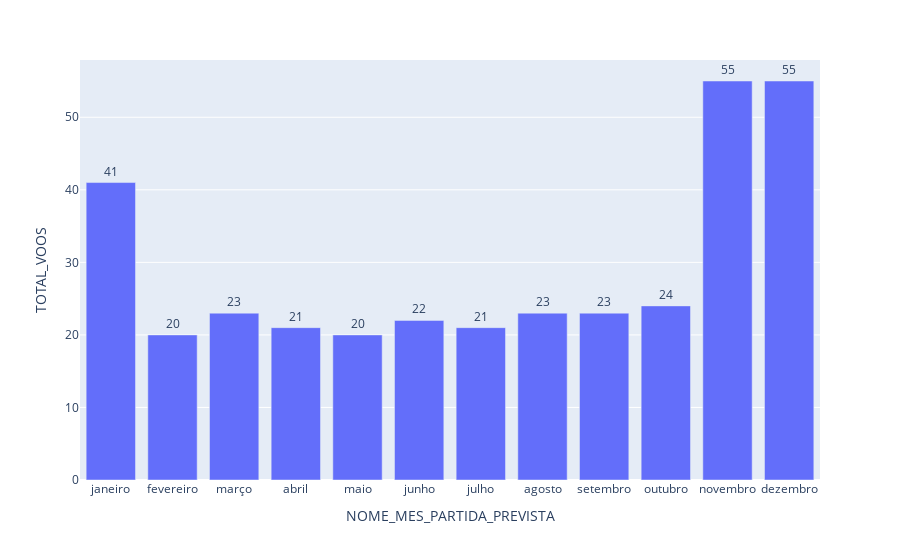

Notebook source saved alongside this figure:
### Code cell
fig = px.bar(
    teste_gb, 
    x='NOME_MES_PARTIDA_PREVISTA', 
    y='TOTAL_VOOS', 
    text_auto='0',
)
fig.update_traces(
    textposition='outside'
)
fig.show()

### Figure 1 — Plotly figure (JSON) as saved in the notebook; plotly's stock layout.template omitted (floating-point values rounded to 4 significant figures)
{"data": [{"alignmentgroup": "True", "hovertemplate": "NOME_MES_PARTIDA_PREVISTA=%{x}<br>TOTAL_VOOS=%{y}<extra></extra>", "legendgroup": "", "marker": {"color": "#636efa", "pattern": {"shape": ""}}, "name": "", "offsetgroup": "", "orientation": "v", "showlegend": false, "textposition": "outside", "texttemplate": "%{y:0}", "type": "bar", "x": ["janeiro", "fevereiro", "março", "abril", "maio", "junho", "julho", "agosto", "setembro", "outubro", "novembro", "dezembro"], "xaxis": "x", "y": [41, 20, 23, 21, 20, 22, 21, 23, 23, 24, 55, 55], "yaxis": "y"}], "layout": {"barmode": "relative", "legend": {"tracegroupgap": 0}, "margin": {"t": 60}, "xaxis": {"anchor": "y", "domain": [0, 1], "title": {"text": "NOME_MES_PARTIDA_PREVISTA"}}, "yaxis": {"anchor": "x", "domain": [0, 1], "title": {"text": "TOTAL_VOOS"}}}}
